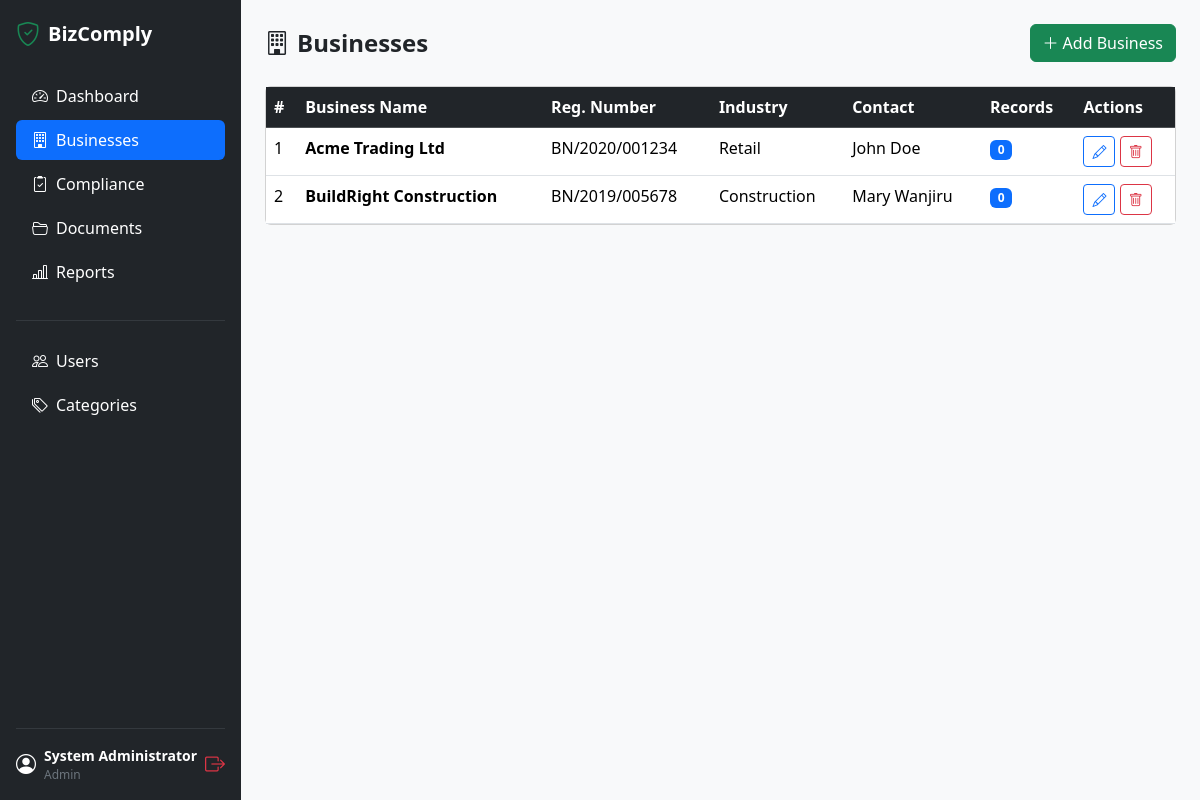
Screenshot of /admin/businesses.php (signed in) with the database file from the repository.
### tables this page shows
CREATE TABLE businesses (
    id INT UNSIGNED AUTO_INCREMENT PRIMARY KEY,
    business_name VARCHAR(180) NOT NULL,
    registration_number VARCHAR(80) NOT NULL UNIQUE,
    industry_type VARCHAR(100) NOT NULL,
    physical_address TEXT NOT NULL,
    contact_person VARCHAR(120) NOT NULL,
    contact_email VARCHAR(180),
    contact_phone VARCHAR(30),
    created_by INT UNSIGNED NOT NULL,
    created_at TIMESTAMP DEFAULT CURRENT_TIMESTAMP,
    updated_at TIMESTAMP DEFAULT CURRENT_TIMESTAMP ON UPDATE CURRENT_TIMESTAMP,
    FOREIGN KEY (created_by) REFERENCES users(id) ON DELETE RESTRICT
);

### includes/auth.php (called while the page is built, shortened)
<?php
function current_user(): array {
    return [
        'id'   => (int) ($_SESSION['user_id'] ?? 0),
        'name' => $_SESSION['user_name'] ?? '',
        'role' => $_SESSION['user_role'] ?? '',
    ];
}
function clean(string $val): string {
    return htmlspecialchars(trim($val), ENT_QUOTES, 'UTF-8');
}

### admin/businesses.php (the view, shortened to what this page needs)
<?php
require_once __DIR__ . '/../includes/auth.php';
$db     = db();
$businesses = $db->query(
    "SELECT b.*, u.full_name AS created_by_name,
            COUNT(cr.id) AS record_count
     FROM businesses b
     LEFT JOIN users u ON u.id = b.created_by
     LEFT JOIN compliance_records cr ON cr.business_id = b.id
     GROUP BY b.id
     ORDER BY b.business_name"
)->fetch_all(MYSQLI_ASSOC);
require_once __DIR__ . '/../includes/header.php';
?>
<div class="d-flex justify-content-between align-items-center mb-4">
    <h4 class="fw-bold mb-0"><i class="bi bi-building me-2"></i>Businesses</h4>
    <button class="btn btn-success" data-bs-toggle="modal" data-bs-target="#bizModal" onclick="resetForm()">
        <i class="bi bi-plus-lg me-1"></i>Add Business
    </button>
</div>
<div class="card">
    <div class="card-body p-0">
        <div class="table-responsive">
            <table class="table table-hover mb-0">
                <thead class="table-dark"><tr>
                    <th>#</th><th>Business Name</th><th>Reg. Number</th><th>Industry</th><th>Contact</th><th>Records</th><th>Actions</th>
                </tr></thead>
                <tbody>
                <?php foreach ($businesses as $i => $b): ?>
                <tr>
                    <td><?= $i + 1 ?></td>
                    <td class="fw-semibold"><?= clean($b['business_name']) ?></td>
                    <td><?= clean($b['registration_number']) ?></td>
                    <td><?= clean($b['industry_type']) ?></td>
                    <td><?= clean($b['contact_person']) ?></td>
                    <td><span class="badge bg-primary"><?= $b['record_count'] ?></span></td>
                    <td>
                        <a href="?action=edit&id=<?= $b['id'] ?>" class="btn btn-sm btn-outline-primary"
                           onclick="openEdit(<?= htmlspecialchars(json_encode($b), ENT_QUOTES) ?>)" data-bs-toggle="modal" data-bs-target="#bizModal">
                            <i class="bi bi-pencil"></i>
                        </a>
                        <?php if ($user['role'] === 'admin'): ?>
                        <a href="?action=delete&id=<?= $b['id'] ?>"
                           onclick="return confirm('Delete <?= clean($b['business_name']) ?>? This removes all linked compliance records.')"
                           class="btn btn-sm btn-outline-danger">
                            <i class="bi bi-trash"></i>
                        </a>
                        <?php endif; ?>
                    </td>
                </tr>
                <?php endforeach; ?>
                </tbody>
            </table>
        </div>
    </div>
</div>
<?php require_once __DIR__ . '/../includes/footer.php'; ?>

### rows the page displays
businesses: business_name "Acme Trading Ltd", registration_number "BN/2020/001234", industry_type "Retail", contact_person "John Doe", record_count "0"
businesses: business_name "BuildRight Construction", registration_number "BN/2019/005678", industry_type "Construction", contact_person "Mary Wanjiru", record_count "0"

### other values shown
$user['name'] "System Administrator"
$user['role'] "Admin"
